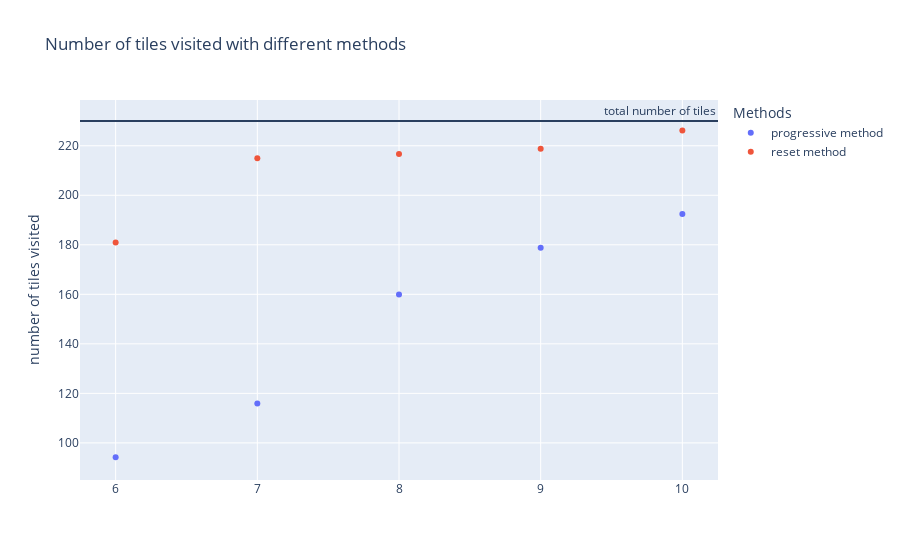

This figure's notebook cell:
### Code cell
fig = go.Figure()
fig.add_trace(go.Scatter(x=nbRefPointBots, y=progMeasuredTiles,
                    mode='markers',
                    name='progressive method'))
fig.add_trace(go.Scatter(x=nbRefPointBots, y=resetMeasuredTiles,
                    mode='markers',
                    name='reset method'))
                    
fig.add_hline(y=df["surface"].unique()[0], annotation_text='total number of tiles')

fig.update_layout(
    title="Number of tiles visited with different methods",
    yaxis_title="number of tiles visited",
    legend_title="Methods",
)      
fig.show()

### Figure 1 — Plotly figure (JSON) as saved in the notebook; plotly's stock layout.template omitted (floating-point values rounded to 4 significant figures)
{"data": [{"mode": "markers", "name": "progressive method", "type": "scatter", "x": [6, 7, 8, 9, 10], "y": [94.2, 115.9, 160.0, 178.8, 192.4]}, {"mode": "markers", "name": "reset method", "type": "scatter", "x": [6, 7, 8, 9, 10], "y": [181.0, 214.9, 216.7, 218.8, 226.1]}], "layout": {"annotations": [{"showarrow": false, "text": "total number of tiles", "x": 1, "xanchor": "right", "xref": "x domain", "y": 230, "yanchor": "bottom", "yref": "y"}], "legend": {"title": {"text": "Methods"}}, "shapes": [{"type": "line", "x0": 0, "x1": 1, "xref": "x domain", "y0": 230, "y1": 230, "yref": "y"}], "title": {"text": "Number of tiles visited with different methods"}, "yaxis": {"title": {"text": "number of tiles visited"}}}}
